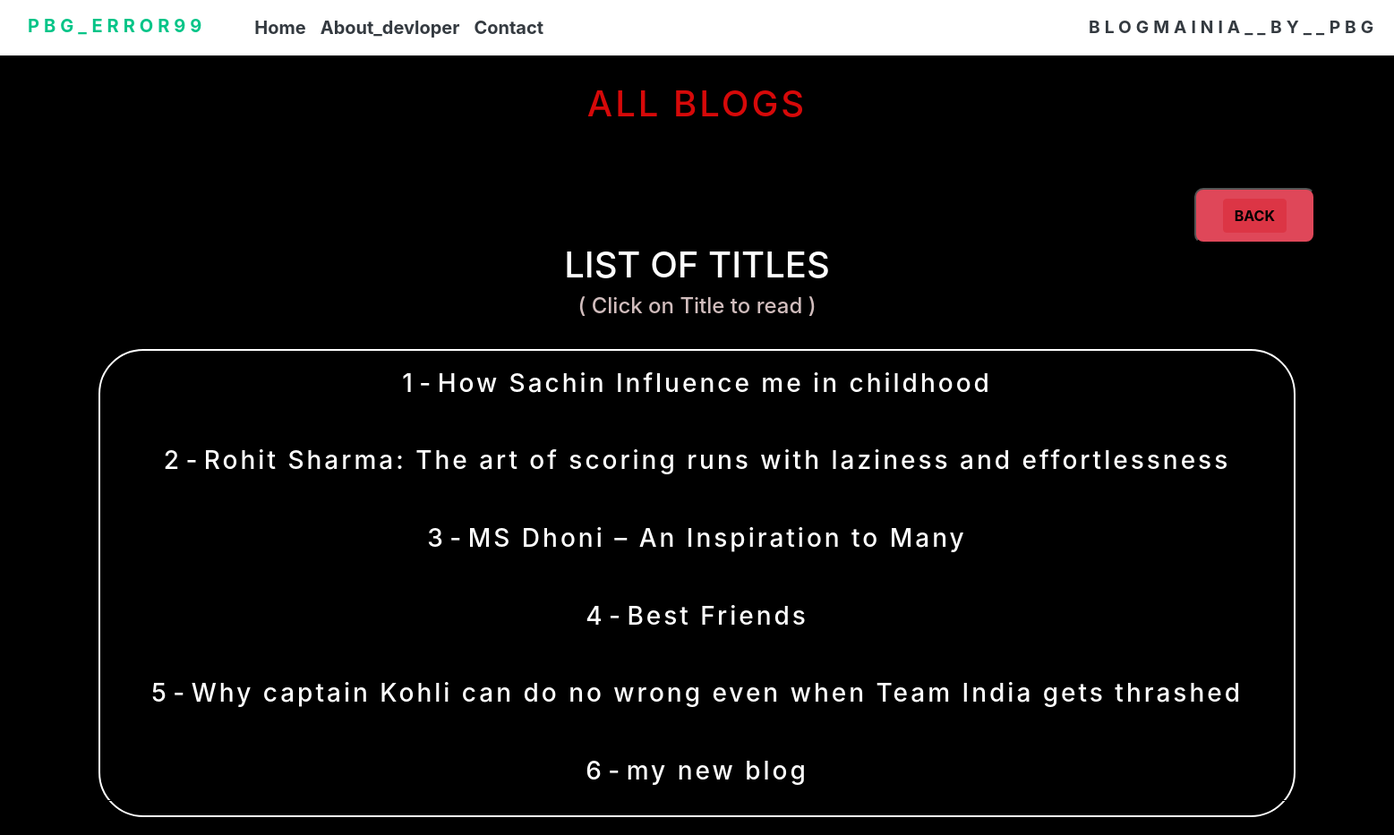
Screenshot of /blog/ with the database file from the repository.
### blog/models.py (models this page shows, shortened)
class Article(models.Model):
    title = models.CharField(max_length=120)
    content = models.TextField()
    active = models.BooleanField(default = True)
    def get_absolute_url(self):
        return reverse("articles:article-detail" , kwargs = {'id' : self.id})

### blog/views.py (the view)
# urls.py: path('', ArticleListView.as_view() , name = 'article-list'),
class ArticleListView(ListView):
    template_name = 'articles/article_list.html'
    queryset = Article.objects.all()    #<blog>/<modelsname>_list.html

### template/articles/article_list.html (shortened to what this page needs)
{% extends 'home.html' %}
{% block content %}
<link rel="stylesheet" href="https://cdnjs.cloudflare.com/ajax/libs/animate.css/4.1.1/animate.min.css" />
<div class="container-list">
    <div class="list">
        <h1 class="heading-list animate__animated animate__heartBeat animate__infinite">ALL BLOGS</h1>
        <form action="../">
            <button class="btn-back">
                <input type="submit" value="BACK" class="btn btn-danger">
            </button>
        </form>
        <H1 style=" color: white;">LIST OF TITLES<h4 style="color: rgb(209, 189, 189);">( Click on Title to read )</h1></H2>
        <hr>
        <div class="allblogs">
            {% for instance in object_list %}
            <h3 class="title-space">{{ forloop.counter }} - <a class='a-style1'
                    href="{{ instance.get_absolute_url }}">{{instance.title }}</a></h3>
            <hr>
            {% endfor %}
        </div>
    </div>
</div>
{% endblock %}

### template/home.html (shortened to what this page needs)
<!DOCTYPE html>
<html lang="en">
<head>
  <link rel="stylesheet" href="https://cdn.jsdelivr.net/npm/bootstrap@4.3.1/dist/css/bootstrap.min.css"
>
</head>
<body>
  <nav class="navbar navbar-expand-lg" style="background-color: white;">
    <div class="container-fluid">
      <a class="navbar-brand" href="#">
        <div class="waviy text-dark">
          <h3 class="pbg">PBG_ERROR99</h3>
        </div>
      </a>
      <div class="collapse navbar-collapse" id="navbarSupportedContent">
        <ul class="navbar-nav me-auto mb-2 mb-lg-0">
          <li class="nav-item">
            <a class="nav-link active text-dark display-4.5" aria-current="page" href="/"
              style="font-size: 20px;font-weight: bolder;">Home</a>
          </li>
          <li class="nav-item">
            <a class="nav-link text-dark display-4.5" href="/about"
              style="font-size: 20px;font-weight: bold;">About_devloper</a>
          </li>
          <li class="nav-item">
            <a class="nav-link text-dark display-4.5" href="/contact"
              style="font-size: 20px;font-weight: bold;">Contact</a>
          </li>
          <li class="nav-item nav-link text-dark nav-class1 blog-mania" style="padding-left: 350px; font-size: larger;">
            BLOGMAINIA__BY__PBG
          </li>
        </ul>
      </div>
  </nav>
  {% block content %}{% endblock %}
</body>
</html>

### template/articles/article_list.html (style rules this page uses)
body { background-color: black; }
.heading-list { text-align: center; color: rgb(214, 9, 9); letter-spacing: 3px; margin-bottom: 60px; }
.btn-back { margin-top: 10px; padding: 10px; border-radius: 10px; padding-left: 30px; padding-right: 30px; margin-left: 80vw; background-color: rgb(223, 71, 89); color: black; }
.btn { color: black; font-weight: bolder; }
.container-list { background-color: black; }
.list { padding-top: 30px; text-align: center; padding-left: 0px; width: 100vw; margin-bottom: 20px; }
.title-space { padding-top: 20px; color: white; }
.a-style1 { color: white; text-decoration: none; letter-spacing: 3px; }
hr { background-color: black; }
.allblogs { border: 2px solid white; border-radius: 50px; margin: 0px 110px; }

### template/home.html (style rules this page uses)
.pbg { font-size: 20px; margin-right: 30px; margin-top: 3px; letter-spacing: 5px; font-weight: bold; color: rgb(2, 196, 135); }
.blog-mania { letter-spacing: 5px; font-size: 30px; font-weight: bold; margin-left: 251px; }

### rows the page displays
Article: title "How Sachin Influence me in childhood"
Article: title "Rohit Sharma: The art of scoring runs with laziness and effortlessness"
Article: title "MS Dhoni – An Inspiration to Many"
Article: title "Best Friends"
Article: title "Why captain Kohli can do no wrong even when Team India gets thrashed"
Article: title "my new blog"
